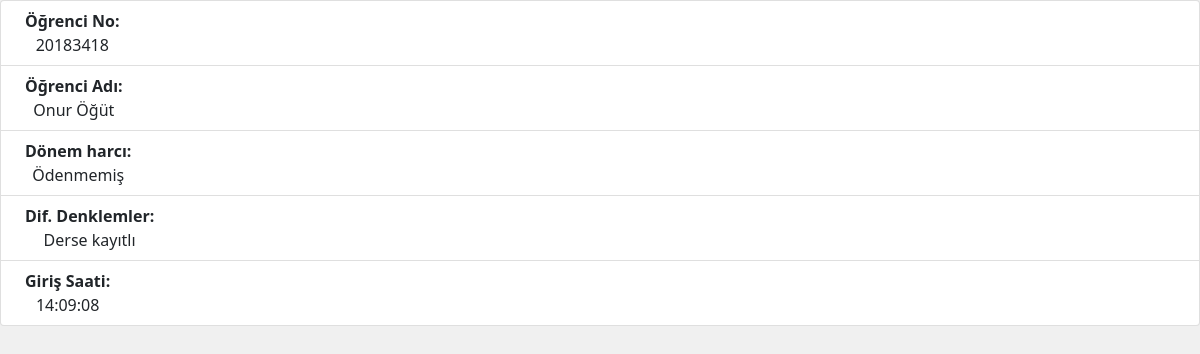
The page /mat201_canli on the database its author committed.
### tables this page shows
CREATE TABLE "girisler" (
	"ogrenci_no"	INTEGER,
	"zaman"	INTEGER,
	"id"	INTEGER,
	PRIMARY KEY("id" AUTOINCREMENT)
);

CREATE TABLE "kayitlar" (
	"ogrenci_no"	INTEGER,
	"harc"	INTEGER,
	"dif"	INTEGER,
	"mat"	INTEGER,
	"id"	INTEGER
, "ogrenci_adi"	TEXT);

### app.py (the view)
@app.route('/mat201_canli')
def mat201_canli():
	db = sql.connect("ogrenciler.sqlite")
	cs= db.cursor()
	last_row = cs.execute('SELECT ogrenci_no FROM girisler ORDER by id DESC LIMIT 1').fetchone()
	son_giris = cs.execute('SELECT zaman FROM girisler ORDER by id DESC LIMIT 1').fetchone()
	satirkontrol=last_row[0]
	durum = cs.execute('select * from kayitlar where ogrenci_no=?',(satirkontrol,)).fetchone()
	ogrenci_adi_kontrol = cs.execute('select ogrenci_adi from kayitlar where ogrenci_no=?',(satirkontrol,)).fetchone()
	for ogrenci_adi in ogrenci_adi_kontrol:
    		print("%s" % ogrenci_adi)
	harc_kontrol=("")
	dif_kontrol=("")
	mat_kontrol=("")
	if (durum[1]==1):
		harc_kontrol=("Ödenmiş")
	else:
		harc_kontrol=("Ödenmemiş")
	if (durum[2]==1):
		dif_kontrol=("Derse kayıtlı")
	else:
		dif_kontrol=("Derse kayıtlı değil")
	if (durum[3]==1):
		mat_kontrol=("Derse kayıtlı")
	else:
		mat_kontrol=("Derse kayıtlı değil")
	return render_template('mat201_canli.html' ,last_row=last_row[0], durum=durum, harc_kontrol=harc_kontrol, dif_kontrol=dif_kontrol, son_giris=son_giris[0], ogrenci_adi=ogrenci_adi)

### templates/mat201_canli.html (shortened to what this page needs)
    <link href="https://cdn.jsdelivr.net/npm/bootstrap@5.0.1/dist/css/bootstrap.min.css" rel="stylesheet">
<div align="center">
<ol class="list-group">
  <li class="list-group-item d-flex justify-content-between align-items-start">
    <div class="ms-2 me-auto">
      <div class="fw-bold">Öğrenci No:</div>
      {{ last_row }}
      <li class="list-group-item d-flex justify-content-between align-items-start">
    <div class="ms-2 me-auto">
      <div class="fw-bold">Öğrenci Adı:</div>
      {{ ogrenci_adi }}
      <li class="list-group-item d-flex justify-content-between align-items-start">
    <div class="ms-2 me-auto">
      <div class="fw-bold">Dönem harcı:</div>
      {{ harc_kontrol}}
      <li class="list-group-item d-flex justify-content-between align-items-start">
    <div class="ms-2 me-auto">
      <div class="fw-bold">Dif. Denklemler:</div>
      {{ dif_kontrol }}
      <li class="list-group-item d-flex justify-content-between align-items-start">
    <div class="ms-2 me-auto">
      <div class="fw-bold">Giriş Saati:</div>
      {{ son_giris }}
    </div>
</li></ol>
 </div>
   </body>
</html>

### templates/mat201_canli.html (style rules this page uses)
ol li { list-style-type: none!important; }

### rows shown on the page
girisler: ogrenci_no "20183418", zaman "14:09:08"
kayitlar: ogrenci_adi "Onur Öğüt"

### other values the page prints
{{ harc_kontrol }} "Ödenmemiş"
{{ dif_kontrol }} "Derse kayıtlı"
